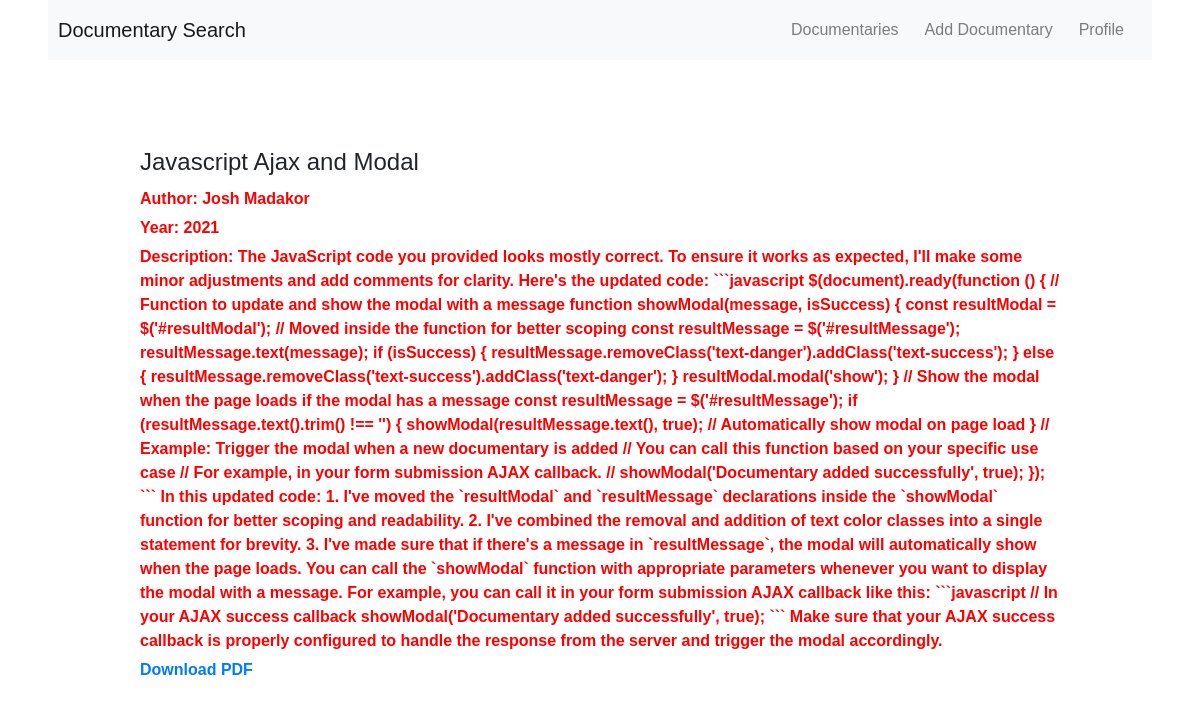
Screenshot of /documentary/4/ (signed in) with the database file from the repository.
### documentary/models.py (models this page shows, shortened)
class Documentary(models.Model):
    title = models.CharField(max_length=100)
    description = models.TextField()
    author = models.CharField(max_length=100)
    year = models.IntegerField()
    pdf = models.FileField(upload_to='documents/')
    class Meta:
        ordering = ['-id']

### documentary/views.py (the view)
# urls.py: path('documentary/<int:documentary_id>/', documentary_details, name='documentary_details'),
@login_required
def documentary_details(request, documentary_id):
    documentary = get_object_or_404(Documentary, pk=documentary_id)
    comments = documentary.comments.all()
    if request.method == 'POST':
        if request.headers.get('X-Requested-With') == 'XMLHttpRequest':
            comment_form = CommentForm(request.POST)
            if comment_form.is_valid():
                comment = comment_form.save(commit=False)
                comment.documentary = documentary
                comment.user = request.user
                comment.save()
                return JsonResponse({'success': True})
            else:
                return JsonResponse({'success': False, 'errors': comment_form.errors})
        else:
            comment_form = CommentForm(request.POST)
            reply_form = ReplyForm()
            if comment_form.is_valid():
                comment = comment_form.save(commit=False)
                comment.documentary = documentary
                comment.user = request.user
                comment.save()
                return redirect('documentary_details', pk=pk)
    else:
        comment_form = CommentForm()
        reply_form = ReplyForm()
    context = {
        'documentary': documentary,
        'comments': comments,
        'comment_form': comment_form,
        'reply_form': reply_form,
    }
    return render(request, 'documentary/documentary_details.html', context)

### templates/documentary/documentary_details.html (shortened to what this page needs)
{% extends 'base.html' %}
{% load static %}
{% block content %}
  <div class="documentary-details">
    <h3>{{ documentary.title }}</h3>
    <p>Author: {{ documentary.author }}</p>
    <p>Year: {{ documentary.year }}</p>
    <p>Description: {{ documentary.description }}</p>
    <p><a href="{{ documentary.pdf.url }}" target="_blank">Download PDF</a></p>
    <div id="pdf-container" style="height: 600px;"></div>
  </div>
{% endblock %}

### static/css/style.css (style rules this page uses)
body { font-family: Arial, sans-serif; margin: 0; padding: 0; }
p { margin-bottom: 10px; }
p { font-weight: bold; color: #f00; }
.documentary-details { margin-top: 20px; }
.documentary-details h3 { font-size: 24px; margin-bottom: 10px; }
.documentary-details p { margin-bottom: 5px; }

### rows the page displays
Documentary: title "Javascript Ajax and Modal", author "Josh Madakor", year "2021", description "The JavaScript code you provided looks mostly correct. To ensure it works as expected, I'll make some minor adjustments and add comments for clarity. Here's the updated code: ```javascript $(document).ready(function () { // Function to update and show the modal with a message function showModal(message, isSuccess) { const resultModal = $('#resultModal'); // Moved inside the function for better scoping const resultMessage = $('#resultMessage'); resultMessage.text(message); if (isSuccess) { resultMessage.removeClass('text-danger').addClass('text-success'); } else { resultMessage.removeClass('text-success').addClass('text-danger'); } resultModal.modal('show'); } // Show the modal when the page…"
